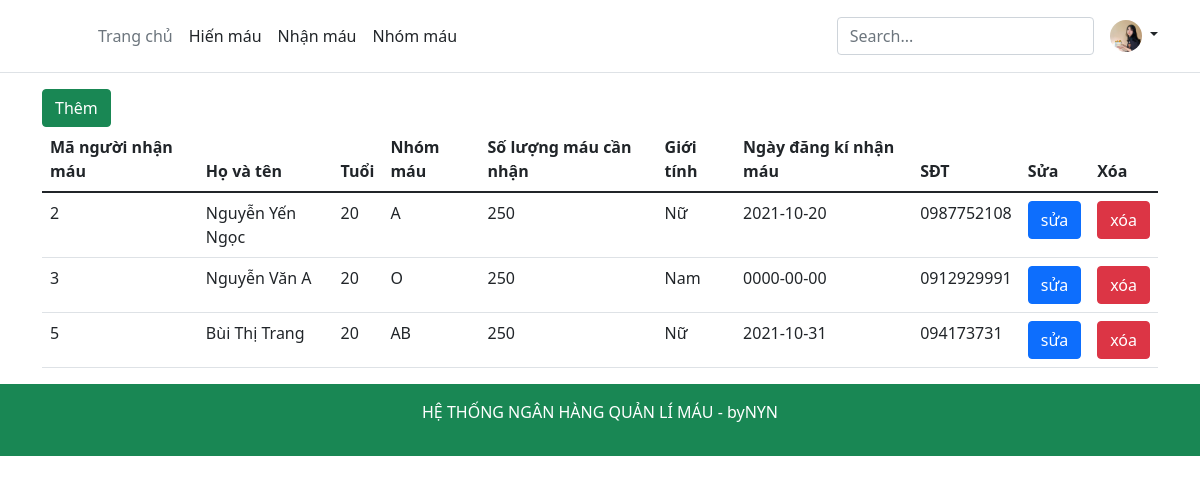
The page / on the database its author committed.
### tables this page shows
CREATE TABLE `blood_recipient` (
  `reci_id` int(11) NOT NULL,
  `reci_name` varchar(100) DEFAULT NULL,
  `reci_age` int(11) DEFAULT NULL,
  `reci_bgrp` char(10) DEFAULT NULL,
  `reci_bqnty` int(11) DEFAULT NULL,
  `reci_sex` varchar(20) DEFAULT NULL,
  `reci_reg_date` date DEFAULT NULL,
  `reci_phno` varchar(50) DEFAULT NULL
);

### src/index.php (the view)
<?php
    include('header.php');
?>
    <div class="container">
       <a href="./them.php"> <button class="btn btn-success">Thêm</button></a>
        <div class="table">
            <table class="table">
                <thead>
                    <tr>
                        <th scope="col">Mã người nhận máu</th>
                        <th scope="col">Họ và tên</th>
                        <th scope="col">Tuổi </th>
                        <th scope="col">Nhóm máu</th>
                        <th scope="col">Số lượng máu cần nhận </th>
                        <th scope="col">Giới tính </th>
                        <th scope="col">Ngày đăng kí nhận máu </th>
                        <th scope="col">SĐT </th>
                        <th scope="col">Sửa</th>
                        <th scope="col">Xóa</th>
                    </tr>
                </thead>
                <tbody>
                    <?php
                    require('./config.php');
                    $sql = "SELECT * from blood_recipient";
                    $result = mysqli_query($conn, $sql);
                    if (mysqli_num_rows($result) > 0) {
                        while ($row = mysqli_fetch_assoc($result)) {
                    ?>
                            <tr>
                                <td><?php echo $row['reci_id']; ?></td>
                                <td><?php echo $row['reci_name']; ?></td>
                                <td><?php echo $row['reci_age']; ?></td>
                                <td><?php echo $row['reci_bgrp']; ?></td>
                                <td><?php echo $row['reci_bqnty']; ?></td>
                                <td><?php echo $row['reci_sex']; ?></td>
                                <td><?php echo $row['reci_reg_date']; ?></td>
                                <td><?php echo $row['reci_phno']; ?></td>
                                <td><a href="sua.php?reci_id=<?php echo $row['reci_id']; ?>"><button class="btn btn-primary">sửa</button></a></td>
                                <td><a href="xoa.php?reci_id=<?php echo $row['reci_id']; ?>"><button class="btn btn-danger">xóa</button></a></td>
                            </tr>
                    <?php
                        }
                    }
                    ?>
                </tbody>
            </table>
        </div>
    </div>
<?php
    include('footer.php');
?>

### src/header.php (shortened to what this page needs)
<!DOCTYPE html>
<html>
<head>
    <link href="https://cdn.jsdelivr.net/npm/bootstrap@5.1.1/dist/css/bootstrap.min.css" rel="stylesheet">
</head>
<body>
    <header class="p-3 mb-3 border-bottom">
        <div class="container">
            <div class="d-flex flex-wrap align-items-center justify-content-center justify-content-lg-start">
                <a href="/" class="d-flex align-items-center mb-2 mb-lg-0 text-dark text-decoration-none">
                    <svg class="bi me-2" width="40" height="32" role="img" aria-label="Bootstrap">
                        <use xlink:href="#bootstrap"></use>
                    </svg>
                </a>
                <ul class="nav col-12 col-lg-auto me-lg-auto mb-2 justify-content-center mb-md-0">
                    <li><a href="#" class="nav-link px-2 link-secondary">Trang chủ</a></li>
                    <li><a href="#" class="nav-link px-2 link-dark">Hiến máu </a></li>
                    <li><a href="#" class="nav-link px-2 link-dark">Nhận máu </a></li>
                    <li><a href="#" class="nav-link px-2 link-dark">Nhóm máu </a></li>
                </ul>
                <form class="col-12 col-lg-auto mb-3 mb-lg-0 me-lg-3">
                    <input type="search" class="form-control" placeholder="Search..." aria-label="Search">
                </form>
                <div class="dropdown text-end">
                    <a href="#" class="d-block link-dark text-decoration-none dropdown-toggle" id="dropdownUser1" data-bs-toggle="dropdown" aria-expanded="false">
                        <img src="images/avt.jpg" alt="Ngoc-NY" width="32" height="32" class="rounded-circle">
                    </a>
                </div>
            </div>
        </div>
    </header>

### src/footer.php
<footer class="p-3 bg-success text-white">
        <div class="contaiter">
            <div class="row">
                <div class="col-md-12">
                    <p class="text-center">HỆ THỐNG NGÂN HÀNG QUẢN LÍ MÁU - byNYN</p>
                </div>
            </div>
        </div>
    </footer>
</body>

### rows shown on the page
blood_recipient: reci_id "2", reci_name "Nguyễn Yến Ngọc", reci_age "20", reci_bgrp "A", reci_bqnty "250", reci_sex "Nữ", reci_reg_date "2021-10-20", reci_phno "0987752108"
blood_recipient: reci_id "3", reci_name "Nguyễn Văn A", reci_age "20", reci_bgrp "O", reci_bqnty "250", reci_sex "Nam", reci_reg_date "0000-00-00", reci_phno "0912929991"
blood_recipient: reci_id "5", reci_name "Bùi Thị Trang", reci_age "20", reci_bgrp "AB", reci_bqnty "250", reci_sex "Nữ", reci_reg_date "2021-10-31", reci_phno "094173731"
